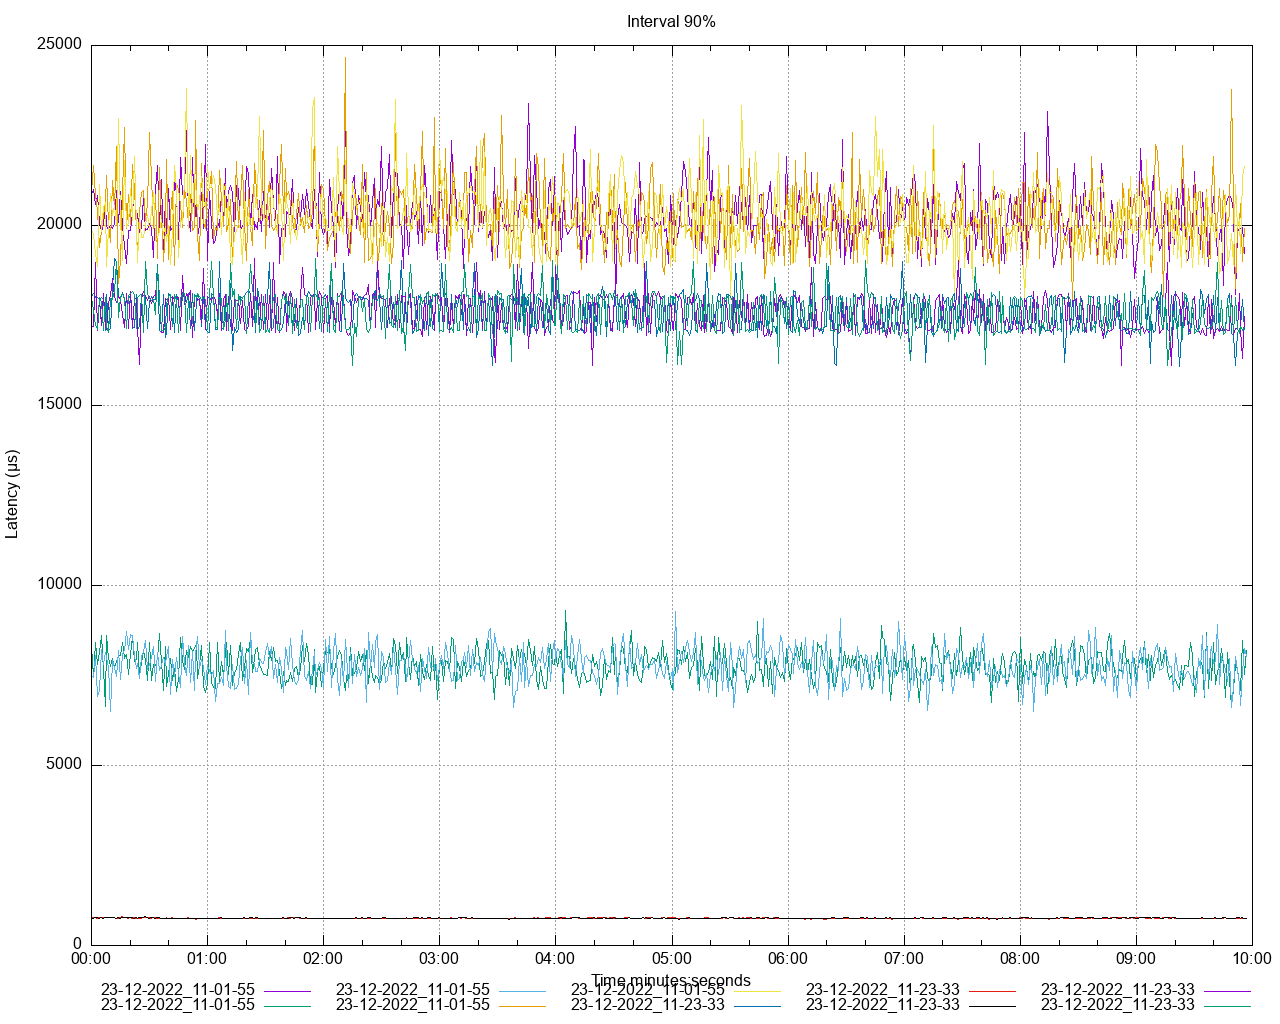

Recreate this plot in gnuplot.
set title 'Interval 90%' noenhanced
set style data lines
set datafile separator ","
set terminal png size 1280,1024
set grid
set key below
set xdata time
set timefmt "%s"
offset = 0
t0(x)=(offset=($0==0) ? x : offset, x - offset)
set xlabel 'Time minutes:seconds'
set ylabel 'Latency (μs)'
set output '/Users/ahmet.mircik/Workspace/python/hazelcast-simulator/offload-benchmarks/report/latency/latency_interval_90_put.png'
plot \
   '/Users/ahmet.mircik/Workspace/python/hazelcast-simulator/offload-benchmarks/report/data/latency_interval_90_put_1.data' using (t0(timecolumn(1))):2 title "23-12-2022_11-01-55" noenhanced , \
   '/Users/ahmet.mircik/Workspace/python/hazelcast-simulator/offload-benchmarks/report/data/latency_interval_90_put_2.data' using (t0(timecolumn(1))):2 title "23-12-2022_11-01-55" noenhanced , \
   '/Users/ahmet.mircik/Workspace/python/hazelcast-simulator/offload-benchmarks/report/data/latency_interval_90_put_3.data' using (t0(timecolumn(1))):2 title "23-12-2022_11-01-55" noenhanced , \
   '/Users/ahmet.mircik/Workspace/python/hazelcast-simulator/offload-benchmarks/report/data/latency_interval_90_put_4.data' using (t0(timecolumn(1))):2 title "23-12-2022_11-01-55" noenhanced , \
   '/Users/ahmet.mircik/Workspace/python/hazelcast-simulator/offload-benchmarks/report/data/latency_interval_90_put_5.data' using (t0(timecolumn(1))):2 title "23-12-2022_11-01-55" noenhanced , \
   '/Users/ahmet.mircik/Workspace/python/hazelcast-simulator/offload-benchmarks/report/data/latency_interval_90_put_6.data' using (t0(timecolumn(1))):2 title "23-12-2022_11-23-33" noenhanced , \
   '/Users/ahmet.mircik/Workspace/python/hazelcast-simulator/offload-benchmarks/report/data/latency_interval_90_put_7.data' using (t0(timecolumn(1))):2 title "23-12-2022_11-23-33" noenhanced , \
   '/Users/ahmet.mircik/Workspace/python/hazelcast-simulator/offload-benchmarks/report/data/latency_interval_90_put_8.data' using (t0(timecolumn(1))):2 title "23-12-2022_11-23-33" noenhanced , \
   '/Users/ahmet.mircik/Workspace/python/hazelcast-simulator/offload-benchmarks/report/data/latency_interval_90_put_9.data' using (t0(timecolumn(1))):2 title "23-12-2022_11-23-33" noenhanced , \
   '/Users/ahmet.mircik/Workspace/python/hazelcast-simulator/offload-benchmarks/report/data/latency_interval_90_put_10.data' using (t0(timecolumn(1))):2 title "23-12-2022_11-23-33" noenhanced , \
